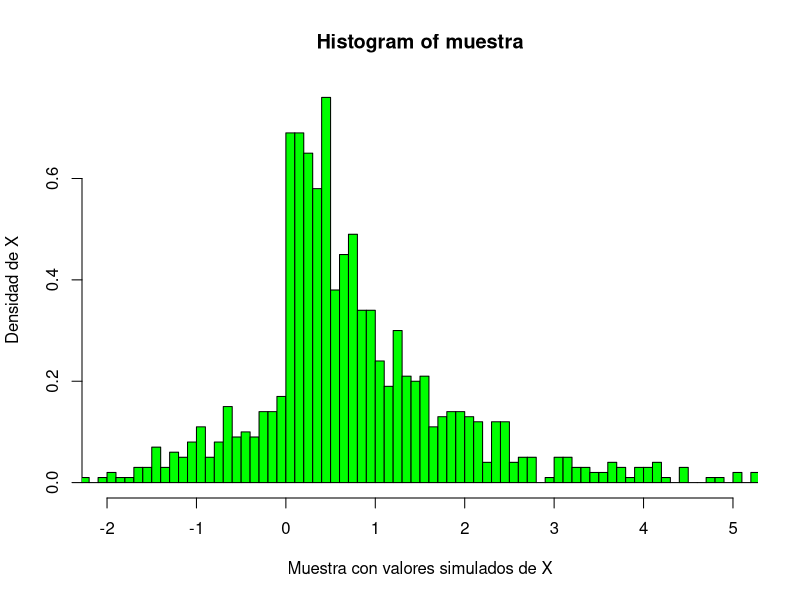
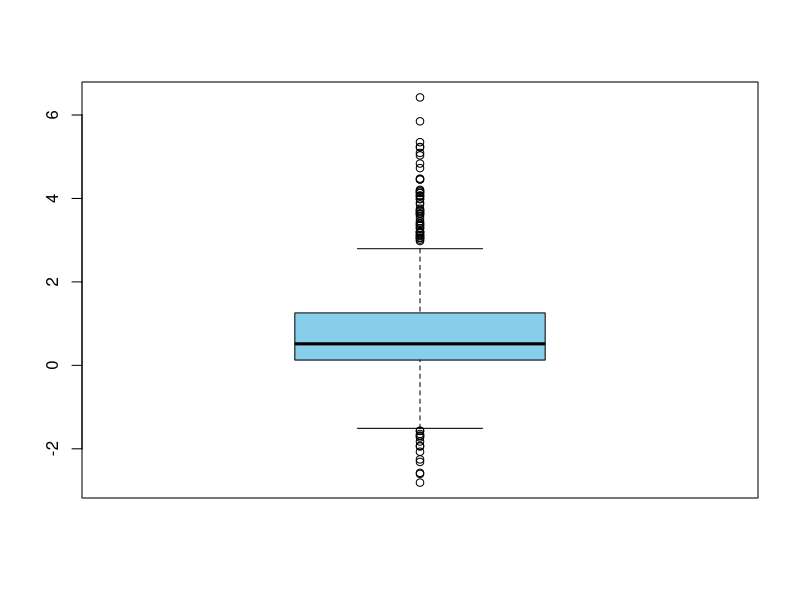

Here is the R script that generated these plots, in order:
## Simulación de valores de variable aleatoria por el método de la composición
# f(x) = 0.3 N(0,1) + 0.7 Exp (1)
# Kevin Haquehua Apaza
set.seed(123)
n <- 1000
# Probabilidades de mezcla
p1 <- 0.3
p2 <- 0.7

# paso 1: Generar la variable auxiliar para identificar a qué distribución pertenece
I <- sample(c(1,2), size = n, replace = TRUE, prob = c(p1,p2))
I

# paso 2: Crear un vector vacío llamado muestra
muestra <- numeric(n)
muestra

# paso 3: Simular los valores para la nueva distribución
for (i in 1:n) {
  if (I[i] == 1){
    muestra[i] <- rnorm(1, mean = 0, sd = 1)
  } else { ## I[i] == 2
    muestra[i] <- rexp(1, rate = 1)
  }
}

muestra

## Histograma de los valores simulados
hist(muestra, breaks = 100, probability = TRUE,
     xlab = "Muestra con valores simulados de X",
     ylab = "Densidad de X",
     xlim = c(-2,5),
     col = "green")
boxplot(muestra, col = "skyblue")
